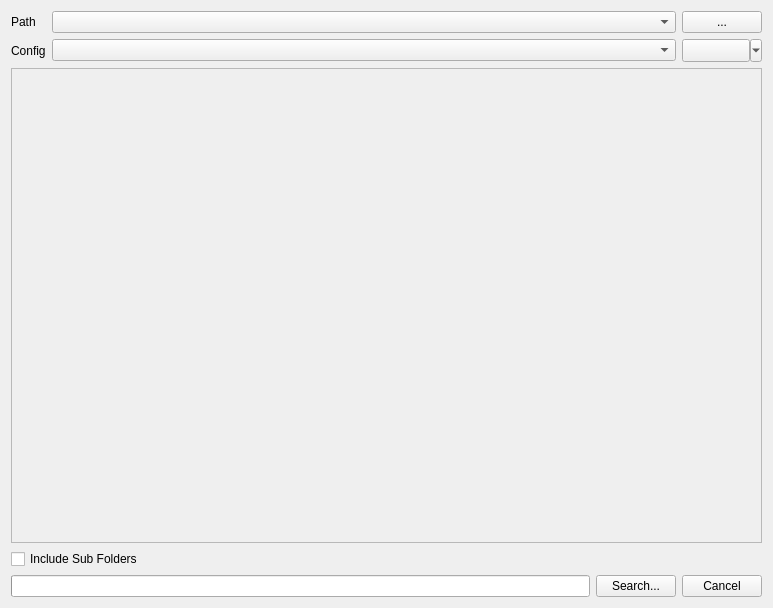
<?xml version="1.0" encoding="UTF-8"?>
<ui version="4.0">
 <class>main</class>
 <widget class="QWidget" name="main">
  <property name="geometry">
   <rect>
    <x>0</x>
    <y>0</y>
    <width>773</width>
    <height>608</height>
   </rect>
  </property>
  <property name="windowTitle">
   <string>Texture Importer</string>
  </property>
  <layout class="QVBoxLayout" name="main_lay">
   <item>
    <layout class="QGridLayout" name="parameters_lay" columnstretch="0,1,0">
     <item row="0" column="1">
      <widget class="QComboBox" name="path_cmb">
       <property name="maxVisibleItems">
        <number>20</number>
       </property>
      </widget>
     </item>
     <item row="0" column="2">
      <widget class="QPushButton" name="path_browse_btn">
       <property name="text">
        <string>...</string>
       </property>
      </widget>
     </item>
     <item row="0" column="0">
      <widget class="QLabel" name="path_lbl">
       <property name="text">
        <string>Path</string>
       </property>
      </widget>
     </item>
     <item row="1" column="2">
      <widget class="QToolButton" name="config_btn">
       <property name="sizePolicy">
        <sizepolicy hsizetype="Minimum" vsizetype="Fixed">
         <horstretch>0</horstretch>
         <verstretch>0</verstretch>
        </sizepolicy>
       </property>
       <property name="minimumSize">
        <size>
         <width>0</width>
         <height>23</height>
        </size>
       </property>
       <property name="popupMode">
        <enum>QToolButton::MenuButtonPopup</enum>
       </property>
       <property name="toolButtonStyle">
        <enum>Qt::ToolButtonTextOnly</enum>
       </property>
      </widget>
     </item>
     <item row="1" column="1">
      <widget class="QComboBox" name="config_cmb">
       <property name="maxVisibleItems">
        <number>20</number>
       </property>
      </widget>
     </item>
     <item row="1" column="0">
      <widget class="QLabel" name="config_lbl">
       <property name="text">
        <string>Config</string>
       </property>
      </widget>
     </item>
    </layout>
   </item>
   <item>
    <widget class="QScrollArea" name="config_scroll">
     <property name="widgetResizable">
      <bool>true</bool>
     </property>
     <widget class="QWidget" name="config_widget">
      <property name="geometry">
       <rect>
        <x>0</x>
        <y>0</y>
        <width>753</width>
        <height>474</height>
       </rect>
      </property>
      <layout class="QVBoxLayout" name="config_lay"/>
     </widget>
    </widget>
   </item>
   <item>
    <widget class="QCheckBox" name="subfolders_chk">
     <property name="text">
      <string>Include Sub Folders</string>
     </property>
    </widget>
   </item>
   <item>
    <layout class="QHBoxLayout" name="footer_lay" stretch="1,0,0">
     <item>
      <widget class="QProgressBar" name="main_prgbar">
       <property name="value">
        <number>0</number>
       </property>
       <property name="textVisible">
        <bool>false</bool>
       </property>
      </widget>
     </item>
     <item>
      <widget class="QPushButton" name="search_btn">
       <property name="text">
        <string>Search...</string>
       </property>
      </widget>
     </item>
     <item>
      <widget class="QPushButton" name="cancel_btn">
       <property name="text">
        <string>Cancel</string>
       </property>
      </widget>
     </item>
    </layout>
   </item>
  </layout>
 </widget>
 <resources/>
 <connections/>
</ui>
